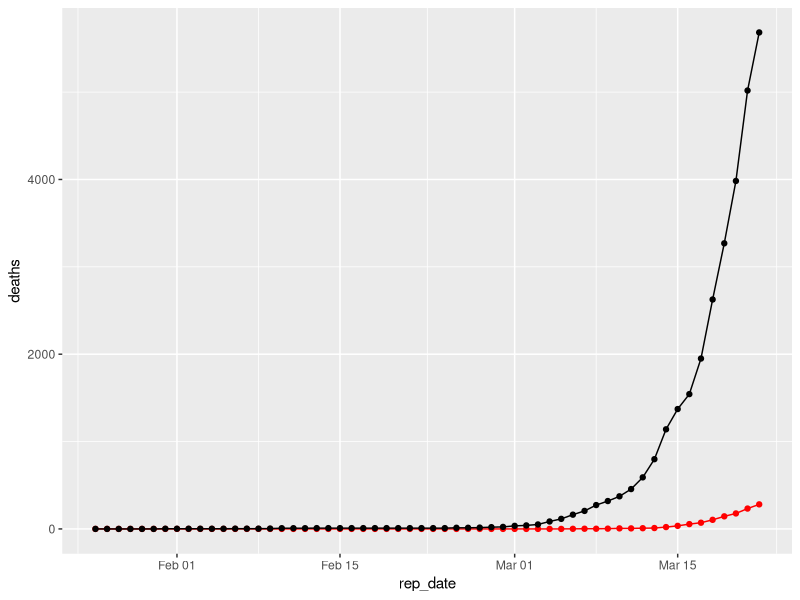
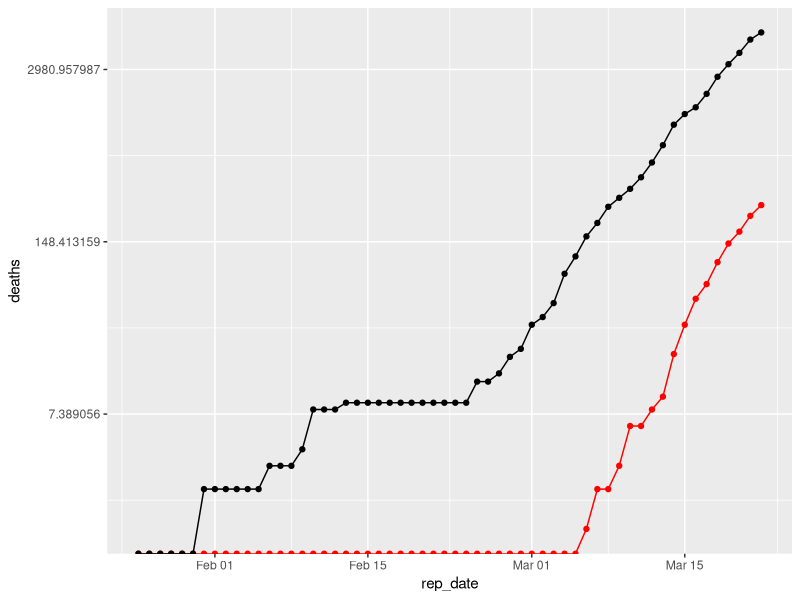
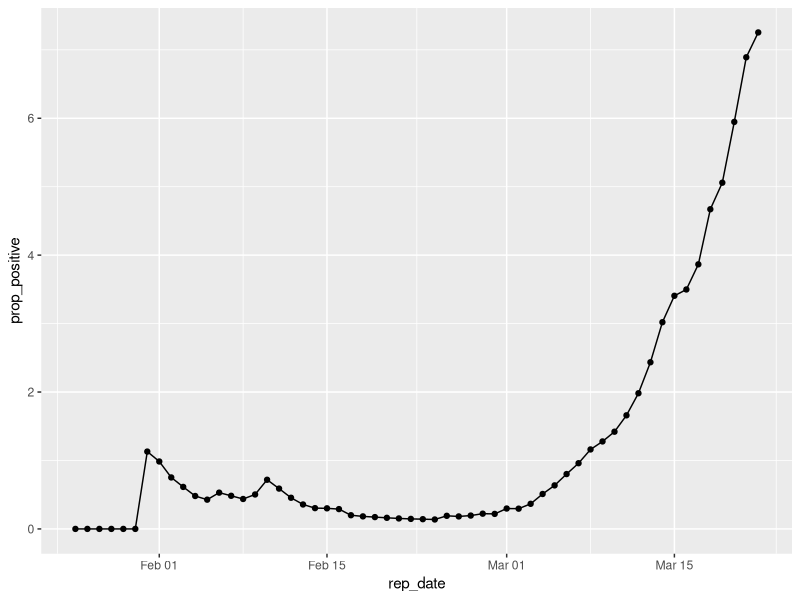

Write R code to recreate these figures, in order.
library(tidyverse)
library(lubridate)

df <- read_csv('coronavirus-data.csv') %>%
  mutate(
    rep_date = dmy(report_date),
    prop_positive = positive/test * 100
  )  

ggplot(df, aes(x=rep_date)) +
  geom_point(aes(y=deaths), stat="identity", color='red') + 
  geom_line(aes(y=deaths), stat="identity", color='red') +
  geom_point(aes(y=positive), stat="identity") + 
  geom_line(aes(y=positive), stat="identity")

ggplot(df, aes(x=rep_date)) +
  geom_point(aes(y=deaths), stat="identity", color='red') + 
  geom_line(aes(y=deaths), stat="identity", color='red') +
  geom_point(aes(y=positive), stat="identity") + 
  geom_line(aes(y=positive), stat="identity") +
  scale_y_continuous( trans = scales::log_trans())


ggplot(df, aes(x=rep_date)) +
  geom_point(aes(y=prop_positive), stat="identity") + 
  geom_line(aes(y=prop_positive), stat="identity")

# library(incidence)
# 
# i.1 <- incidence(df$rep_date, interval = 1)
# 
# 
# my_theme <- theme_bw(base_size = 12) +
#   theme(panel.grid.minor = element_blank()) +
#   theme(axis.text.x = element_text(angle = 90, hjust = 1, vjust = 0.5, color = "black"))
# 
# plot(i.1, border = "white") +
#   my_theme +
#   theme(legend.position = c(0.8, 0.75))
